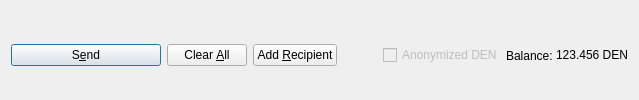
         <widget class="QFrame" name="frame_Send">
          <layout class="QHBoxLayout" name="horizontalLayout">
           <property name="bottomMargin">
            <number>0</number>
           </property>
           <item>
            <widget class="QPushButton" name="sendButton">
             <property name="minimumSize">
              <size>
               <width>150</width>
               <height>0</height>
              </size>
             </property>
             <property name="toolTip">
              <string>Confirm the send action</string>
             </property>
             <property name="text">
              <string>S&amp;end</string>
             </property>
             <property name="icon">
              <iconset resource="../dennodes.qrc">
               <normaloff>:/icons/send</normaloff>:/icons/send</iconset>
             </property>
             <property name="autoDefault">
              <bool>false</bool>
             </property>
             <property name="default">
              <bool>true</bool>
             </property>
            </widget>
           </item>
           <item>
            <widget class="QPushButton" name="clearButton">
             <property name="sizePolicy">
              <sizepolicy hsizetype="Minimum" vsizetype="Fixed">
               <horstretch>0</horstretch>
               <verstretch>0</verstretch>
              </sizepolicy>
             </property>
             <property name="toolTip">
              <string>Clear all fields of the form.</string>
             </property>
             <property name="text">
              <string>Clear &amp;All</string>
             </property>
             <property name="icon">
              <iconset resource="../dennodes.qrc">
               <normaloff>:/icons/remove</normaloff>:/icons/remove</iconset>
             </property>
             <property name="autoDefault">
              <bool>false</bool>
             </property>
            </widget>
           </item>
           <item>
            <widget class="QPushButton" name="addButton">
             <property name="toolTip">
              <string>Send to multiple recipients at once</string>
             </property>
             <property name="text">
              <string>Add &amp;Recipient</string>
             </property>
             <property name="icon">
              <iconset resource="../dennodes.qrc">
               <normaloff>:/icons/add</normaloff>:/icons/add</iconset>
             </property>
             <property name="autoDefault">
              <bool>false</bool>
             </property>
            </widget>
           </item>
           <item>
            <spacer name="horizontalSpacer">
             <property name="orientation">
              <enum>Qt::Horizontal</enum>
             </property>
             <property name="sizeHint" stdset="0">
              <size>
               <width>40</width>
               <height>20</height>
              </size>
             </property>
            </spacer>
           </item>
           <item>
            <layout class="QHBoxLayout" name="horizontalLayout_2">
             <property name="spacing">
              <number>3</number>
             </property>
             <item>
              <widget class="QCheckBox" name="checkzDEN">
               <property name="enabled">
                <bool>false</bool>
               </property>
               <property name="text">
                <string>Anonymized DEN</string>
               </property>
              </widget>
             </item>
             <item>
              <widget class="QLabel" name="label">
               <property name="text">
                <string>Balance:</string>
               </property>
              </widget>
             </item>
             <item>
              <widget class="QLabel" name="labelBalance">
               <property name="sizePolicy">
                <sizepolicy hsizetype="Preferred" vsizetype="Fixed">
                 <horstretch>0</horstretch>
                 <verstretch>0</verstretch>
                </sizepolicy>
               </property>
               <property name="cursor">
                <cursorShape>IBeamCursor</cursorShape>
               </property>
               <property name="text">
                <string notr="true">123.456 DEN</string>
               </property>
               <property name="textInteractionFlags">
                <set>Qt::LinksAccessibleByMouse|Qt::TextSelectableByKeyboard|Qt::TextSelectableByMouse</set>
               </property>
              </widget>
             </item>
            </layout>
           </item>
          </layout>
         </widget>
